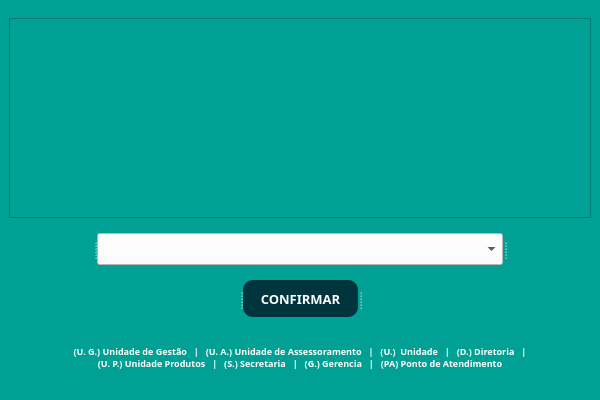
<?xml version="1.0" encoding="UTF-8"?>
<ui version="4.0">
 <class>opSaidaEstoqueTI</class>
 <widget class="QMainWindow" name="opSaidaEstoqueTI">
  <property name="geometry">
   <rect>
    <x>0</x>
    <y>0</y>
    <width>600</width>
    <height>400</height>
   </rect>
  </property>
  <property name="minimumSize">
   <size>
    <width>600</width>
    <height>400</height>
   </size>
  </property>
  <property name="maximumSize">
   <size>
    <width>600</width>
    <height>400</height>
   </size>
  </property>
  <property name="windowTitle">
   <string>MainWindow</string>
  </property>
  <widget class="QWidget" name="centralwidget">
   <layout class="QVBoxLayout" name="verticalLayout" stretch="0">
    <property name="spacing">
     <number>7</number>
    </property>
    <property name="leftMargin">
     <number>0</number>
    </property>
    <property name="topMargin">
     <number>0</number>
    </property>
    <property name="rightMargin">
     <number>0</number>
    </property>
    <property name="bottomMargin">
     <number>0</number>
    </property>
    <item>
     <widget class="QStackedWidget" name="stackedWidget">
      <property name="styleSheet">
       <string notr="true">background-color: rgb(0, 161, 148);</string>
      </property>
      <property name="currentIndex">
       <number>2</number>
      </property>
      <widget class="QWidget" name="pageOpUser">
       <layout class="QVBoxLayout" name="verticalLayout_3">
        <item>
         <widget class="QFrame" name="frame">
          <property name="maximumSize">
           <size>
            <width>16777215</width>
            <height>200</height>
           </size>
          </property>
          <property name="styleSheet">
           <string notr="true">background-image: url(:/button/user.png);
background-position:center;
background-repeat: no-repeat;</string>
          </property>
          <property name="frameShape">
           <enum>QFrame::StyledPanel</enum>
          </property>
          <property name="frameShadow">
           <enum>QFrame::Raised</enum>
          </property>
         </widget>
        </item>
        <item>
         <widget class="QSplitter" name="splitter">
          <property name="orientation">
           <enum>Qt::Horizontal</enum>
          </property>
          <widget class="QLabel" name="label_2">
           <property name="text">
            <string/>
           </property>
          </widget>
          <widget class="QLineEdit" name="opLineUser">
           <property name="minimumSize">
            <size>
             <width>406</width>
             <height>32</height>
            </size>
           </property>
           <property name="maximumSize">
            <size>
             <width>406</width>
             <height>32</height>
            </size>
           </property>
           <property name="font">
            <font>
             <family>Asap</family>
             <pointsize>9</pointsize>
            </font>
           </property>
           <property name="styleSheet">
            <string notr="true">background-color: rgb(255, 255, 255);
border:1px;
border-radius: 10px</string>
           </property>
           <property name="text">
            <string/>
           </property>
           <property name="alignment">
            <set>Qt::AlignCenter</set>
           </property>
           <property name="placeholderText">
            <string/>
           </property>
          </widget>
          <widget class="QLabel" name="label_3">
           <property name="text">
            <string/>
           </property>
          </widget>
         </widget>
        </item>
        <item>
         <widget class="QSplitter" name="splitter_2">
          <property name="orientation">
           <enum>Qt::Horizontal</enum>
          </property>
          <widget class="QLabel" name="label_4">
           <property name="text">
            <string/>
           </property>
          </widget>
          <widget class="QPushButton" name="opButtonUser">
           <property name="sizePolicy">
            <sizepolicy hsizetype="Preferred" vsizetype="Preferred">
             <horstretch>0</horstretch>
             <verstretch>0</verstretch>
            </sizepolicy>
           </property>
           <property name="minimumSize">
            <size>
             <width>0</width>
             <height>37</height>
            </size>
           </property>
           <property name="maximumSize">
            <size>
             <width>115</width>
             <height>37</height>
            </size>
           </property>
           <property name="font">
            <font>
             <family>Asap</family>
             <pointsize>10</pointsize>
             <weight>75</weight>
             <bold>true</bold>
            </font>
           </property>
           <property name="cursor">
            <cursorShape>PointingHandCursor</cursorShape>
           </property>
           <property name="styleSheet">
            <string notr="true">QPushButton{
	background-color: rgb(0, 53, 62);
	border: 1px;
	border-radius: 10px;
	color: rgb(255, 255, 255);
}

QPushButton:hover{
background-color: rgb(0, 73, 85);
}

QPushButton:pressed{
background-color: rgb(0, 64, 74);
	color: rgb(98, 98, 98);
}
</string>
           </property>
           <property name="text">
            <string>PESQUISAR</string>
           </property>
          </widget>
          <widget class="QLabel" name="label_5">
           <property name="text">
            <string/>
           </property>
          </widget>
         </widget>
        </item>
        <item>
         <widget class="QLabel" name="opLabelUser">
          <property name="maximumSize">
           <size>
            <width>16777215</width>
            <height>50</height>
           </size>
          </property>
          <property name="font">
           <font>
            <family>Asap</family>
            <pointsize>10</pointsize>
            <weight>75</weight>
            <bold>true</bold>
           </font>
          </property>
          <property name="styleSheet">
           <string notr="true">color: rgb(255, 255, 255)</string>
          </property>
          <property name="text">
           <string/>
          </property>
          <property name="alignment">
           <set>Qt::AlignCenter</set>
          </property>
         </widget>
        </item>
       </layout>
      </widget>
      <widget class="QWidget" name="pageComputer">
       <layout class="QVBoxLayout" name="verticalLayout_2">
        <item>
         <widget class="QFrame" name="frame_2">
          <property name="maximumSize">
           <size>
            <width>16777215</width>
            <height>200</height>
           </size>
          </property>
          <property name="styleSheet">
           <string notr="true">background-image: url(:/button/Com.png);
background-position:center;
background-repeat: no-repeat;</string>
          </property>
          <property name="frameShape">
           <enum>QFrame::StyledPanel</enum>
          </property>
          <property name="frameShadow">
           <enum>QFrame::Raised</enum>
          </property>
         </widget>
        </item>
        <item>
         <widget class="QSplitter" name="splitter_4">
          <property name="orientation">
           <enum>Qt::Horizontal</enum>
          </property>
          <widget class="QLabel" name="label_8">
           <property name="text">
            <string/>
           </property>
          </widget>
          <widget class="QLineEdit" name="opLineCom">
           <property name="minimumSize">
            <size>
             <width>406</width>
             <height>32</height>
            </size>
           </property>
           <property name="maximumSize">
            <size>
             <width>406</width>
             <height>32</height>
            </size>
           </property>
           <property name="font">
            <font>
             <family>Asap</family>
             <pointsize>9</pointsize>
            </font>
           </property>
           <property name="styleSheet">
            <string notr="true">background-color: rgb(255, 255, 255);
border:1px;
border-radius: 10px</string>
           </property>
           <property name="text">
            <string/>
           </property>
           <property name="alignment">
            <set>Qt::AlignCenter</set>
           </property>
           <property name="placeholderText">
            <string/>
           </property>
          </widget>
          <widget class="QLabel" name="label_9">
           <property name="text">
            <string/>
           </property>
          </widget>
         </widget>
        </item>
        <item>
         <widget class="QSplitter" name="splitter_3">
          <property name="orientation">
           <enum>Qt::Horizontal</enum>
          </property>
          <widget class="QLabel" name="label_6">
           <property name="text">
            <string/>
           </property>
          </widget>
          <widget class="QPushButton" name="opButtonCom">
           <property name="sizePolicy">
            <sizepolicy hsizetype="Preferred" vsizetype="Preferred">
             <horstretch>0</horstretch>
             <verstretch>0</verstretch>
            </sizepolicy>
           </property>
           <property name="minimumSize">
            <size>
             <width>0</width>
             <height>37</height>
            </size>
           </property>
           <property name="maximumSize">
            <size>
             <width>115</width>
             <height>37</height>
            </size>
           </property>
           <property name="font">
            <font>
             <family>Asap</family>
             <pointsize>10</pointsize>
             <weight>75</weight>
             <bold>true</bold>
            </font>
           </property>
           <property name="cursor">
            <cursorShape>PointingHandCursor</cursorShape>
           </property>
           <property name="styleSheet">
            <string notr="true">QPushButton{
	background-color: rgb(0, 53, 62);
	border: 1px;
	border-radius: 10px;
	color: rgb(255, 255, 255);
}

QPushButton:hover{
background-color: rgb(0, 73, 85);
}

QPushButton:pressed{
background-color: rgb(0, 64, 74);
	color: rgb(98, 98, 98);
}
</string>
           </property>
           <property name="text">
            <string>PESQUISAR</string>
           </property>
          </widget>
          <widget class="QLabel" name="label_7">
           <property name="text">
            <string/>
           </property>
          </widget>
         </widget>
        </item>
        <item>
         <widget class="QLabel" name="opLabelCom">
          <property name="maximumSize">
           <size>
            <width>16777215</width>
            <height>50</height>
           </size>
          </property>
          <property name="font">
           <font>
            <family>Asap</family>
            <pointsize>10</pointsize>
            <weight>75</weight>
            <bold>true</bold>
           </font>
          </property>
          <property name="styleSheet">
           <string notr="true">color: rgb(255, 255, 255)</string>
          </property>
          <property name="text">
           <string/>
          </property>
          <property name="alignment">
           <set>Qt::AlignCenter</set>
          </property>
         </widget>
        </item>
       </layout>
      </widget>
      <widget class="QWidget" name="pageOpLocal">
       <layout class="QVBoxLayout" name="verticalLayout_4">
        <item>
         <widget class="QFrame" name="frame_3">
          <property name="maximumSize">
           <size>
            <width>16777215</width>
            <height>200</height>
           </size>
          </property>
          <property name="styleSheet">
           <string notr="true">background-image: url(:/button/local.png);
background-position:center;
background-repeat: no-repeat;</string>
          </property>
          <property name="frameShape">
           <enum>QFrame::StyledPanel</enum>
          </property>
          <property name="frameShadow">
           <enum>QFrame::Raised</enum>
          </property>
         </widget>
        </item>
        <item>
         <widget class="QSplitter" name="splitter_6">
          <property name="orientation">
           <enum>Qt::Horizontal</enum>
          </property>
          <widget class="QLabel" name="label_13">
           <property name="text">
            <string/>
           </property>
          </widget>
          <widget class="QComboBox" name="opBoxLocal">
           <property name="minimumSize">
            <size>
             <width>406</width>
             <height>32</height>
            </size>
           </property>
           <property name="maximumSize">
            <size>
             <width>406</width>
             <height>32</height>
            </size>
           </property>
           <property name="font">
            <font>
             <family>Asap</family>
             <pointsize>14</pointsize>
             <weight>75</weight>
             <bold>true</bold>
            </font>
           </property>
           <property name="layoutDirection">
            <enum>Qt::LeftToRight</enum>
           </property>
           <property name="autoFillBackground">
            <bool>false</bool>
           </property>
           <property name="styleSheet">
            <string notr="true">background-color: rgb(255, 255, 255);
</string>
           </property>
           <item>
            <property name="text">
             <string/>
            </property>
           </item>
           <item>
            <property name="text">
             <string>ESTOQUE TI</string>
            </property>
           </item>
           <item>
            <property name="text">
             <string>ESTOQUE UAD</string>
            </property>
           </item>
           <item>
            <property name="text">
             <string>U. G. Pessoas</string>
            </property>
           </item>
           <item>
            <property name="text">
             <string>U. A. Rural</string>
            </property>
           </item>
           <item>
            <property name="text">
             <string>U. Cadastro</string>
            </property>
           </item>
           <item>
            <property name="text">
             <string>U. Cobrança</string>
            </property>
           </item>
           <item>
            <property name="text">
             <string>Conselho ADM</string>
            </property>
           </item>
           <item>
            <property name="text">
             <string>U. Controladoria</string>
            </property>
           </item>
           <item>
            <property name="text">
             <string>U. Crédito</string>
            </property>
           </item>
           <item>
            <property name="text">
             <string>D. Operacional</string>
            </property>
           </item>
           <item>
            <property name="text">
             <string>U. Financeiro</string>
            </property>
           </item>
           <item>
            <property name="text">
             <string>U. G. Riscos</string>
            </property>
           </item>
           <item>
            <property name="text">
             <string>U. P. Serviços</string>
            </property>
           </item>
           <item>
            <property name="text">
             <string>U. Retaguarda</string>
            </property>
           </item>
           <item>
            <property name="text">
             <string>S. Executiva</string>
            </property>
           </item>
           <item>
            <property name="text">
             <string>U. Tecnologia</string>
            </property>
           </item>
           <item>
            <property name="text">
             <string>D. Administrativa</string>
            </property>
           </item>
           <item>
            <property name="text">
             <string>G. Operacional</string>
            </property>
           </item>
           <item>
            <property name="text">
             <string>G. Administrativa</string>
            </property>
           </item>
           <item>
            <property name="text">
             <string>G. Comercial</string>
            </property>
           </item>
           <item>
            <property name="text">
             <string>Recepção</string>
            </property>
           </item>
           <item>
            <property name="text">
             <string>PA - Planaltina</string>
            </property>
           </item>
           <item>
            <property name="text">
             <string>PA - São João</string>
            </property>
           </item>
           <item>
            <property name="text">
             <string>PA - SIA</string>
            </property>
           </item>
           <item>
            <property name="text">
             <string>PA - Águas Claras</string>
            </property>
           </item>
           <item>
            <property name="text">
             <string>PA -Pad/DF</string>
            </property>
           </item>
           <item>
            <property name="text">
             <string>PA - Vicente Pires</string>
            </property>
           </item>
           <item>
            <property name="text">
             <string>PA - Formosa</string>
            </property>
           </item>
           <item>
            <property name="text">
             <string>PA - São Sebastião</string>
            </property>
           </item>
           <item>
            <property name="text">
             <string>PA- Digital</string>
            </property>
           </item>
          </widget>
          <widget class="QLabel" name="label_14">
           <property name="text">
            <string/>
           </property>
          </widget>
         </widget>
        </item>
        <item>
         <widget class="QSplitter" name="splitter_5">
          <property name="orientation">
           <enum>Qt::Horizontal</enum>
          </property>
          <widget class="QLabel" name="label_11">
           <property name="text">
            <string/>
           </property>
          </widget>
          <widget class="QPushButton" name="opButtonLocal">
           <property name="sizePolicy">
            <sizepolicy hsizetype="Preferred" vsizetype="Preferred">
             <horstretch>0</horstretch>
             <verstretch>0</verstretch>
            </sizepolicy>
           </property>
           <property name="minimumSize">
            <size>
             <width>0</width>
             <height>37</height>
            </size>
           </property>
           <property name="maximumSize">
            <size>
             <width>115</width>
             <height>37</height>
            </size>
           </property>
           <property name="font">
            <font>
             <family>Asap</family>
             <pointsize>10</pointsize>
             <weight>75</weight>
             <bold>true</bold>
            </font>
           </property>
           <property name="cursor">
            <cursorShape>PointingHandCursor</cursorShape>
           </property>
           <property name="styleSheet">
            <string notr="true">QPushButton{
	background-color: rgb(0, 53, 62);
	border: 1px;
	border-radius: 10px;
	color: rgb(255, 255, 255);
}

QPushButton:hover{
background-color: rgb(0, 73, 85);
}

QPushButton:pressed{
background-color: rgb(0, 64, 74);
	color: rgb(98, 98, 98);
}
</string>
           </property>
           <property name="text">
            <string>CONFIRMAR</string>
           </property>
          </widget>
          <widget class="QLabel" name="label_12">
           <property name="text">
            <string/>
           </property>
          </widget>
         </widget>
        </item>
        <item>
         <widget class="QLabel" name="oplabelLocal">
          <property name="maximumSize">
           <size>
            <width>16777215</width>
            <height>50</height>
           </size>
          </property>
          <property name="font">
           <font>
            <family>Asap</family>
            <pointsize>7</pointsize>
            <weight>75</weight>
            <bold>true</bold>
           </font>
          </property>
          <property name="styleSheet">
           <string notr="true">color: rgb(255, 255, 255)</string>
          </property>
          <property name="text">
           <string>(U. G.) Unidade de Gestão   |   (U. A.) Unidade de Assessoramento   |   (U.)  Unidade   |   (D.) Diretoria   |  
 (U. P.) Unidade Produtos   |   (S.) Secretaria   |   (G.) Gerencia   |   (PA) Ponto de Atendimento </string>
          </property>
          <property name="alignment">
           <set>Qt::AlignCenter</set>
          </property>
         </widget>
        </item>
       </layout>
      </widget>
     </widget>
    </item>
   </layout>
  </widget>
 </widget>
 <resources>
  <include location="Controle/buttonNot/buttonNote.qrc"/>
 </resources>
 <connections/>
</ui>
